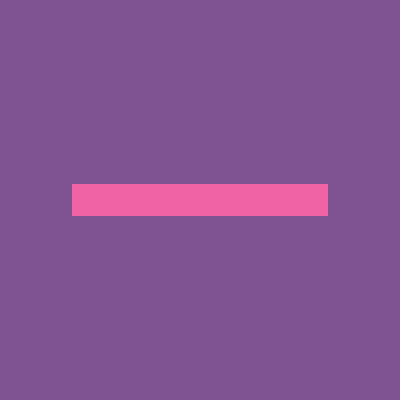
Frame 1 (no input)
Frame 60 (no input): identical to frame 1, image omitted
Frame 120 (the mouse pressed at the canvas centre since frame 60): identical to frame 1, image omitted

The p5.js sketch that drew this single still picture (run headless with seeded random() and noise() and a simulated clock; from frame 60 on, the mouse is pressed at the canvas centre):

// p5.js sketch
// ── sketch.js
//ENZO GUSTAVO MAÇANEIRO
//MAP Exemplo com rotação


let angulo = 0;

function setup() {
  createCanvas(400, 400);
  angleMode(DEGREES);
}

function draw() {
  angulo = map(mouseX, 0, width, 0, 360);
  
  background(127, 83, 146);
  noStroke();
  fill(240, 99, 164);
  rectMode(CENTER);
  translate(200, 200);
  rotate(angulo);
  rect(0, 0, 256, 32);
}
